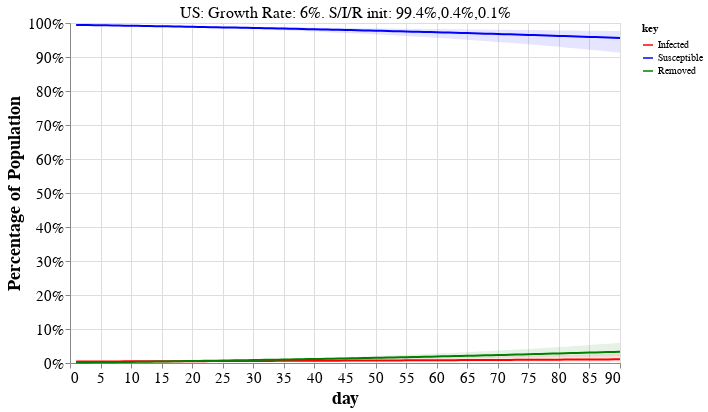

Notebook cell for this chart:
### Markdown cell above
<a id='examples'></a>

## Interactive plot of Model predictions

For top 40 countries by estimated new cases.

> Tip: Choose a country from the drop-down menu to see the calculations used in the tables above and the dynamics of the model.

### Code cell
#hide_input
sir_plot_countries = df.sort_values('Cases.new.est', ascending=False).head(40).index
_, debug_dfs = helper.table_with_projections(debug_countries=sir_plot_countries)

df_alt = pd.concat([d.reset_index() for d in debug_dfs], axis=0)
covid_helpers.altair_sir_plot(df_alt, sir_plot_countries[0])

### Figure 1 — Vega-Lite specification as saved in the notebook (floating-point values rounded to 4 significant figures; data arrays with more than 128 entries replaced by an {"elided": "..."} marker saying what was removed)
{"config": {"view": {"continuousWidth": 400, "continuousHeight": 300}, "axis": {"grid": true, "labelFontSize": 15, "titleFontSize": 18}, "title": {"fontSize": 20}}, "layer": [{"mark": "line", "encoding": {"color": {"type": "nominal", "field": "key", "scale": {"domain": ["Infected", "Susceptible", "Removed"], "range": ["red", "blue", "green"]}}, "x": {"type": "quantitative", "field": "day"}, "y": {"type": "quantitative", "axis": {"format": "%", "title": "Percentage of Population"}, "field": "value"}}, "selection": {"Select": {"type": "single", "fields": ["country"], "init": {"country": "US"}, "bind": {"input": "select", "options": ["Algeria", "Bangladesh", "Belarus", "Belgium", "Brazil", "Canada", "Colombia", "Denmark", "Dominican Republic", "Ecuador", "Egypt", "France", "Germany", "Hungary", "India", "Indonesia", "Iran", "Ireland", "Israel", "Italy", "Japan", "Mexico", "Morocco", "Netherlands", "Panama", "Peru", "Philippines", "Poland", "Portugal", "Romania", "Russia", "Saudi Arabia", "Serbia", "Spain", "Sweden", "Switzerland", "Turkey", "US", "Ukraine", "United Kingdom"]}}}, "transform": [{"fold": ["Infected", "Susceptible", "Removed"]}]}, {"layer": [{"layer": [{"mark": {"type": "area", "color": "red", "opacity": 0.1}, "encoding": {"x": {"type": "quantitative", "field": "day"}, "y": {"type": "quantitative", "field": "Infected\\.max"}, "y2": {"field": "Infected\\.min"}}}, {"mark": {"type": "area", "color": "blue", "opacity": 0.1}, "encoding": {"x": {"type": "quantitative", "field": "day"}, "y": {"type": "quantitative", "field": "Susceptible\\.max"}, "y2": {"field": "Susceptible\\.min"}}}]}, {"mark": {"type": "area", "color": "green", "opacity": 0.1}, "encoding": {"x": {"type": "quantitative", "field": "day"}, "y": {"type": "quantitative", "field": "Removed\\.max"}, "y2": {"field": "Removed\\.min"}}}]}, {"data": {"name": "data-e612af0f67355510f9aebe698d0cd708"}, "mark": {"type": "text", "dx": 0, "dy": -180, "size": 16}, "encoding": {"text": {"type": "nominal", "field": "title"}}, "transform": [{"filter": {"selection": "Select"}}]}], "data": {"name": "data-7dfe013cbb790ab89b0d8097da36eedd"}, "height": 340, "transform": [{"filter": {"selection": "Select"}}], "width": 550, "$schema": "https://vega.github.io/schema/vega-lite/v4.8.1.json", "datasets": {"data-7dfe013cbb790ab89b0d8097da36eedd": {"elided": "3600 records"}, "data-e612af0f67355510f9aebe698d0cd708": [{"country": "US", "title": "US: Growth Rate: 6%. S/I/R init: 99.4%,0.4%,0.1%"}, {"country": "United Kingdom", "title": "United Kingdom: Growth Rate: 8%. S/I/R init: 98.6%,1.1%,0.3%"}, {"country": "France", "title": "France: Growth Rate: 4%. S/I/R init: 98.5%,1.1%,0.4%"}, {"country": "Italy", "title": "Italy: Growth Rate: 3%. S/I/R init: 98.2%,1.0%,0.9%"}, {"country": "Spain", "title": "Spain: Growth Rate: 3%. S/I/R init: 97.8%,1.4%,0.8%"}, {"country": "Belgium", "title": "Belgium: Growth Rate: 5%. S/I/R init: 97.6%,1.7%,0.6%"}, {"country": "Turkey", "title": "Turkey: Growth Rate: 10%. S/I/R init: 99.8%,0.1%,0.0%"}, {"country": "Netherlands", "title": "Netherlands: Growth Rate: 5%. S/I/R init: 98.9%,0.8%,0.3%"}, {"country": "Brazil", "title": "Brazil: Growth Rate: 8%. S/I/R init: 99.9%,0.1%,0.0%"}, {"country": "Iran", "title": "Iran: Growth Rate: 3%. S/I/R init: 99.7%,0.2%,0.1%"}, {"country": "Germany", "title": "Germany: Growth Rate: 3%. S/I/R init: 99.8%,0.1%,0.1%"}, {"country": "Peru", "title": "Peru: Growth Rate: 19%. S/I/R init: 99.9%,0.1%,0.0%"}, {"country": "India", "title": "India: Growth Rate: 12%. S/I/R init: 100.0%,0.0%,0.0%"}, {"country": "Sweden", "title": "Sweden: Growth Rate: 5%. S/I/R init: 99.3%,0.5%,0.2%"}, {"country": "Ireland", "title": "Ireland: Growth Rate: 12%. S/I/R init: 99.2%,0.6%,0.1%"}, {"country": "Canada", "title": "Canada: Growth Rate: 6%. S/I/R init: 99.8%,0.1%,0.0%"}, {"country": "Ecuador", "title": "Ecuador: Growth Rate: 12%. S/I/R init: 99.8%,0.2%,0.0%"}, {"country": "Mexico", "title": "Mexico: Growth Rate: 11%. S/I/R init: 100.0%,0.0%,0.0%"}, {"country": "Indonesia", "title": "Indonesia: Growth Rate: 9%. S/I/R init: 100.0%,0.0%,0.0%"}, {"country": "Russia", "title": "Russia: Growth Rate: 16%. S/I/R init: 100.0%,0.0%,0.0%"}, {"country": "Bangladesh", "title": "Bangladesh: Growth Rate: 29%. S/I/R init: 100.0%,0.0%,0.0%"}, {"country": "Portugal", "title": "Portugal: Growth Rate: 5%. S/I/R init: 99.6%,0.3%,0.1%"}, {"country": "Romania", "title": "Romania: Growth Rate: 7%. S/I/R init: 99.9%,0.1%,0.0%"}, {"country": "Switzerland", "title": "Switzerland: Growth Rate: 2%. S/I/R init: 99.3%,0.4%,0.3%"}, {"country": "Japan", "title": "Japan: Growth Rate: 12%. S/I/R init: 100.0%,0.0%,0.0%"}, {"country": "Dominican Republic", "title": "Dominican Republic: Growth Rate: 8%. S/I/R init: 99.9%,0.1%,0.0%"}, {"country": "Poland", "title": "Poland: Growth Rate: 6%. S/I/R init: 100.0%,0.0%,0.0%"}, {"country": "Philippines", "title": "Philippines: Growth Rate: 5%. S/I/R init: 100.0%,0.0%,0.0%"}, {"country": "Ukraine", "title": "Ukraine: Growth Rate: 13%. S/I/R init: 100.0%,0.0%,0.0%"}, {"country": "Belarus", "title": "Belarus: Growth Rate: 21%. S/I/R init: 99.9%,0.1%,0.0%"}, {"country": "Algeria", "title": "Algeria: Growth Rate: 5%. S/I/R init: 100.0%,0.0%,0.0%"}, {"country": "Egypt", "title": "Egypt: Growth Rate: 7%. S/I/R init: 100.0%,0.0%,0.0%"}, {"country": "Hungary", "title": "Hungary: Growth Rate: 10%. S/I/R init: 99.9%,0.1%,0.0%"}, {"country": "Serbia", "title": "Serbia: Growth Rate: 9%. S/I/R init: 99.9%,0.1%,0.0%"}, {"country": "Colombia", "title": "Colombia: Growth Rate: 7%. S/I/R init: 100.0%,0.0%,0.0%"}, {"country": "Morocco", "title": "Morocco: Growth Rate: 7%. S/I/R init: 100.0%,0.0%,0.0%"}, {"country": "Denmark", "title": "Denmark: Growth Rate: 3%. S/I/R init: 99.7%,0.2%,0.1%"}, {"country": "Panama", "title": "Panama: Growth Rate: 8%. S/I/R init: 99.8%,0.1%,0.0%"}, {"country": "Saudi Arabia", "title": "Saudi Arabia: Growth Rate: 11%. S/I/R init: 100.0%,0.0%,0.0%"}, {"country": "Israel", "title": "Israel: Growth Rate: 4%. S/I/R init: 99.9%,0.1%,0.0%"}]}}
